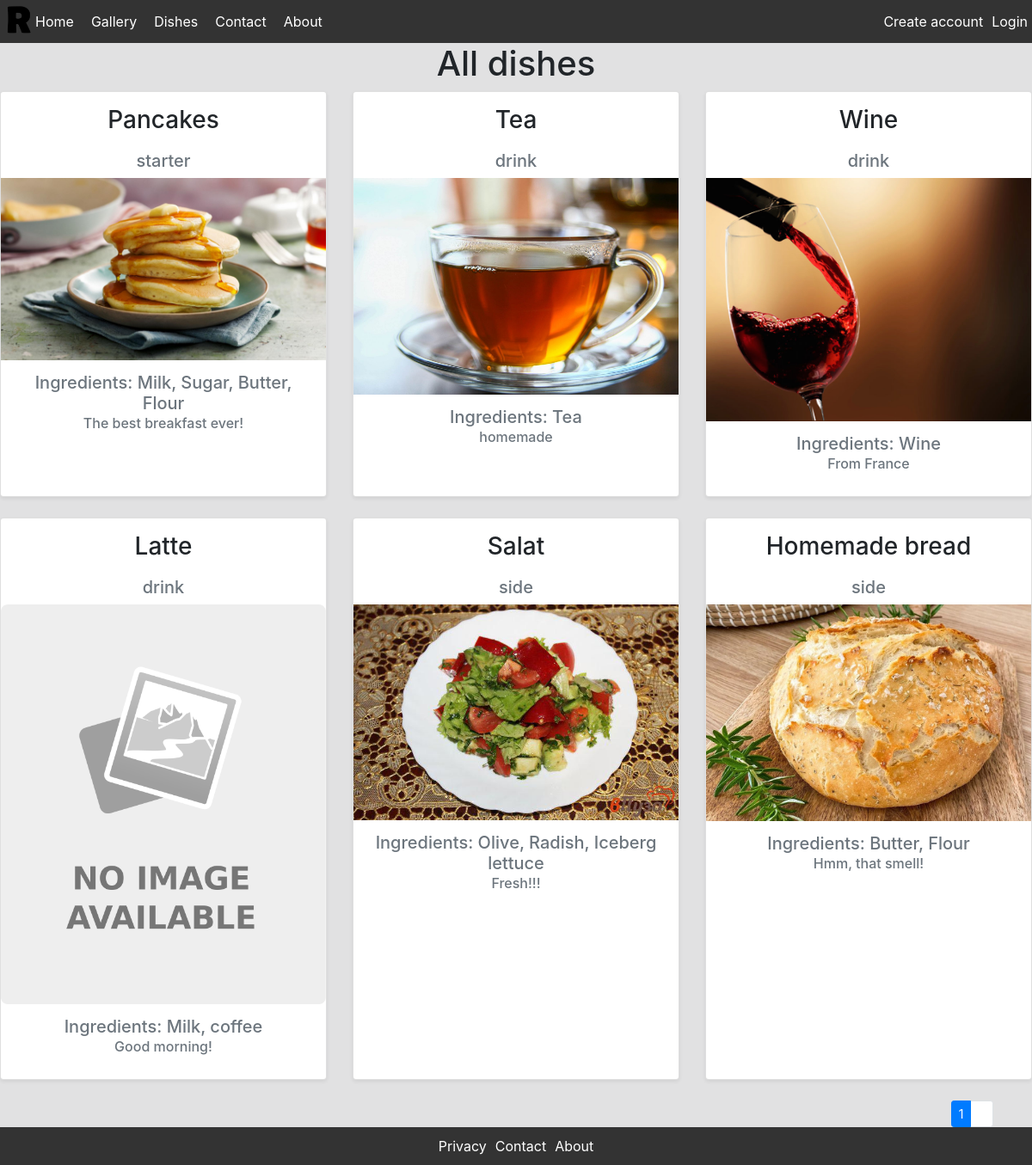
Screenshot of /dishes/ with the database file from the repository.
### main_app/models.py (models this page shows, shortened)
class Dish(models.Model):  # dish model
    CATEGORIES_CHOICES = (
        ('starter', 'Starter'),
        ('main', 'Main'),
        ('side', 'Side'),
        ('dessert', 'Dessert'),
        ('drink', 'Drink'),
    )
    name = models.CharField(max_length=100, unique=True)
    ingredients = models.ManyToManyField('main_app.Ingredient')
    category = models.CharField(max_length=20, choices=CATEGORIES_CHOICES, default='main')
    description = models.TextField()
    price = models.DecimalField(max_digits=6, decimal_places=2)
    image = models.ImageField(upload_to='dishes', blank=True, null=True)

class Ingredient(models.Model):  # ingredient model
    name = models.CharField(max_length=100)
    price = models.DecimalField(max_digits=6, decimal_places=2)

### main_app/views.py (the view)
# urls.py: path('dishes/', views.dishes, name='dishes'),
def dishes(request):  # page with dishes
    paginator = Paginator(Dish.objects.all(), 6)
    page_number = request.GET.get('page')
    all_dishes = paginator.get_page(page_number)
    context = {
        'dishes': all_dishes
    }
    return render(request, 'dishes.html', context=context)

### templates/dishes.html (shortened to what this page needs)
{% extends 'base.html' %}
{% block content %}
    <h1>All dishes</h1>
    {% load static %}
    {% if dishes %}
        <div class="row">
          {% for dish in dishes %}
            <div class="col-md-4 d-flex align-items-stretch">
              <div class="card mb-4 shadow-sm">
                <p class="card-text"><h3>{{ dish.name }}</h3></p>
                <h5 class="card-subtitle mb-2 text-muted">{{ dish.category }}</h5>
                {% if dish.image %}
                    <img src="{{ dish.image.url }}" class="img-for-myrest" alt="...">
                {% else %}
                    <img src="{% static 'img/no_image.png' %}" class="img-for-myrest">
                {% endif %}
                <div class="card-body">
                  <h5 class="card-subtitle mb-2 text-muted">
                    Ingredients:
                    {% for ingredient in dish.ingredients.all %}
                        {{ ingredient.name }}{% if not forloop.last %}, {% endif %}
                    {% endfor %}
                  </h5>
                  <h6 class="card-subtitle mb-2 text-muted">{{ dish.description }}</h6>
                </div>
              </div>
            </div>
          {% endfor %}
        </div>
    {% else %}
      <p>No dishes.</p>
    {% endif %}
    <div class="container">
      <nav aria-label="...">
          {% if dishes.has_other_pages %}
              <ul class="pagination pagination-sm justify-content-end">
                  {% for i in dishes.paginator.page_range %}
                      {% if dishes.number == i %}
                          <li class="page-item active">
                              <a class="page-link">{{ i }}</a>
                          </li>
                      {% else %}
                          <li class="page-item">
                              <a class="page-link" href="?page={{ i }}">{{ i }}</a>
                          </li>
                      {% endif %}
                  {% endfor %}
              </ul>
          {% endif %}
      </nav>
    </div>
{% endblock %}

### templates/base.html (shortened to what this page needs)
<!DOCTYPE html>
<html lang="en">
{% load static %}
  <head>
    <link rel="stylesheet" href="{% static 'css/bootstrap.min.css' %}">
    <link rel="stylesheet" href="{% static 'css/main.css' %}">
  </head>
  <body>
    <header class="topBot">
      <div class="naviBar">
        <a href="/" class="logoButton">
          <div class="img-container">
            <img
              src="{% static 'img/logo.png' %}"
              sizes="(min-width:1441px) 20vw,(min-width:1281px) 30vw,(min-width:801px) 50vw,(max-width:800px) 75vw,"
              alt="Image"
              loading="lazy"
            />
          </div>
        </a>
        <ul class="navi">
          <li>
            <a href="{% url 'index' %}"><span>Home</span></a>
          </li>
          <li>
            <a href="{% url 'gallery' %}"><span>Gallery</span></a>
          </li>
          <li>
            <a href="{% url 'dishes' %}"><span>Dishes</span></a>
          </li>
          <li>
            <a href="{% url 'contact' %}"><span>Contact</span></a>
          </li>
          <li>
            <a href="{% url 'about' %}"><span>About</span></a>
          </li>
        </ul>
        <div class="login">
          {% if user.is_authenticated %}
            <ul class="acc-bar">
                <li><a class="my-acc" href="{% url 'account'%}">My account</a></li>
                <li><a href="{% url 'logout'%}?next=/">Logout</a></li>
            </ul>
          {% else %}
            <ul class="acc-bar">
                <li><a class="my-acc" href="{% url 'register'%}">Create account</a></li>
                <li><a href="{% url 'login'%}?next={% url 'account'%}">Login</a></li>
            </ul>
          {% endif %}
        </div>
      </div>
    </header>
    <main>
      {% block content %}
      {% endblock %}
    </main>
    <footer class="topBot">
      <ul class="bot">
        <li>
          <a href="{% url 'privacy' %}"><span>Privacy</span></a>
        </li>
        <li>
          <a href="{% url 'contact' %}"><span>Contact</span></a>
        </li>
        <li>
          <a href="{% url 'about' %}"><span>About</span></a>
        </li>
      </ul>
    </footer>
  </body>
</html>

### static/css/main.css (style rules this page uses)
body, html { margin: 0; padding: 0; height: 100%; }
body { display: flex; flex-direction: column; height: 100%; }
main { flex: 1; background-color: #e1e1e2; }
h1, h2, h3, h4, h5, h6 { text-align: center; }
.img-container { width: 100%; height: 100%; }
.img-container img { width: 100%; height: 100%; object-fit: cover; padding: 5px, 10px; }
.topBot { display: flex; justify-content: space-between; background-color: #333; }
.navi { display: flex; gap: 20px; list-style: none; }
.naviBar { max-height: 50px; display: flex; }
ul { margin: 0; padding: 0; width: 100%; height: 100%; }
li { display: flex; align-items: center; }
.login { display: flex; align-items: center; padding-right: 5px; }
a:link { color: rgb(255, 255, 255); text-decoration: none; }
footer { flex-shrink: 0; text-align: center; padding: 10px; }
.bot { display: flex; align-items: center; justify-content: center; gap: 10px; }
.acc-bar { display: flex; gap: 10px; margin: 0; }
.my-acc { width: max-content; }

### rows the page displays
Dish: name "Pancakes", category "starter", image (picture), description "The best breakfast ever!"
Ingredient: name "Milk"
Ingredient: name "Sugar"
Ingredient: name "Butter"
Ingredient: name "Flour"
Dish: name "Tea", category "drink", image (picture), description "homemade"
Ingredient: name "Tea"
Dish: name "Wine", category "drink", image (picture), description "From France"
Ingredient: name "Wine"
Dish: name "Latte", category "drink", description "Good morning!"
Ingredient: name "coffee"
Dish: name "Salat", category "side", image (picture), description "Fresh!!!"
Ingredient: name "Olive"
Ingredient: name "Radish"
Ingredient: name "Iceberg lettuce"
Dish: name "Homemade bread", category "side", image (picture), description "Hmm, that smell!"

### other values shown
{{ i }} "1"
